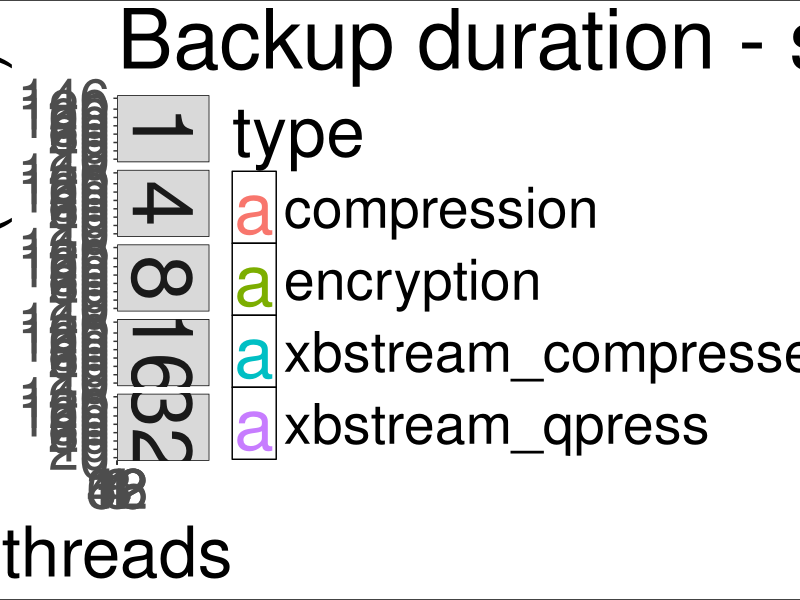

Source code (R):
## ---- chunk 1
knitr::opts_chunk$set(echo = TRUE)
library(ggplot2)
library(ggthemes)
library(reshape2)
library(knitr)
library(plyr)

label_custom <- function(variable, value) {
    if (value=="compression") {
        return("C")
    } else if (value=="encryption") {
        return("E")
    } else {
        return(as.character(value))
    }
}

data <- read.csv("../alldata.csv", header=T)
dataParallel <- read.csv("../alldata-parallel.csv", header=T)
durations <- read.csv("../durations.csv", header=T)
durationsParallel <- read.csv("../durations-parallel.csv", header=T)
diskstats <- read.csv("../diskstats.csv", header=T)
diskstatsParallel <- read.csv("../diskstats-parallel.csv", header=T)
vmstatParallel <- read.csv("../vmstat-parallel.csv", header=T)

nothreads <- c(1,4,8,16,32,48,62)
noparthreads <- c(1,4,8,16,32)

disks <- c("hdd","ssd")

types <- c("encryption","compression", "xbstream_compressed", "xbstream_qpress")

## ---- chunk 2

baseline_ssd <- as.numeric(subset(durationsParallel, type=="baseline" & disk == "ssd")$backup_duration)
ssd <- subset(durationsParallel,disk == "ssd" & type != "baseline")
attach(ssd)
ggplot(ssd, aes(x=as.factor(threads),y=as.numeric(backup_duration),color=as.factor(type),label=backup_duration)) + 
scale_colour_discrete(name = "type") +
geom_hline(aes(yintercept=baseline_ssd)) + 
#geom_jitter(size=8,width=0.2,height=0.2) + 
geom_text(size=18) +
facet_grid(parallel_threads ~ .) +
theme_bw() + 
labs(x="threads",y="duration (secs)",title="Backup duration - ssd") + expand_limits(x=0,y=0) +
scale_y_continuous(breaks=extended_range_breaks()(rbind(0,backup_duration))) + 
theme(panel.grid = element_line(colour="#010101",size=1),
      panel.background = element_rect(colour="#000000"),
      plot.background = element_rect(colour="#000000"),
      strip.background = element_rect(colour="#010101"),
      text=element_text(size=50),
      strip.text=element_text(size=60))
detach(ssd)

#

